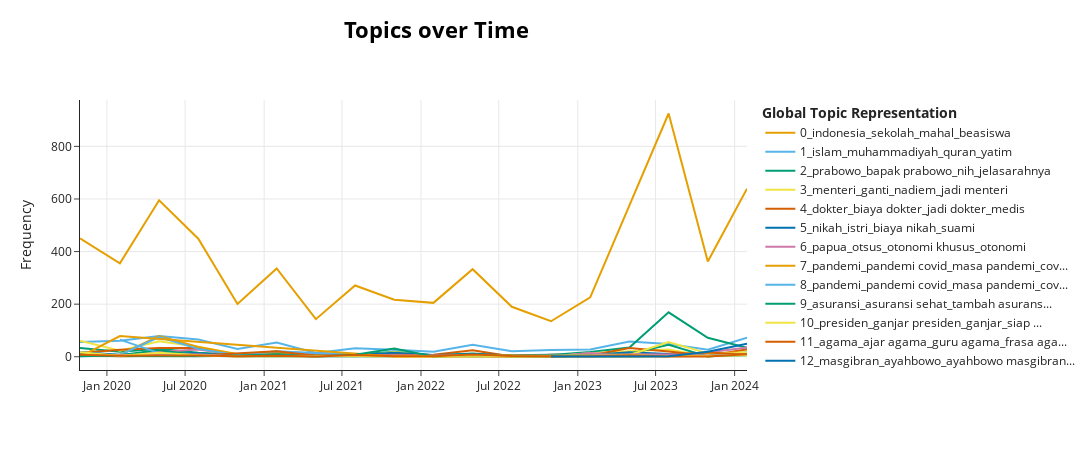

Source (notebook cell):
### Code cell
fig = results['model'].visualize_topics_over_time(results['topics_over_time'], top_n_topics=20)
# fig.update_layout(title_text=f"Topics Over Time for {period}")
fig.show()
